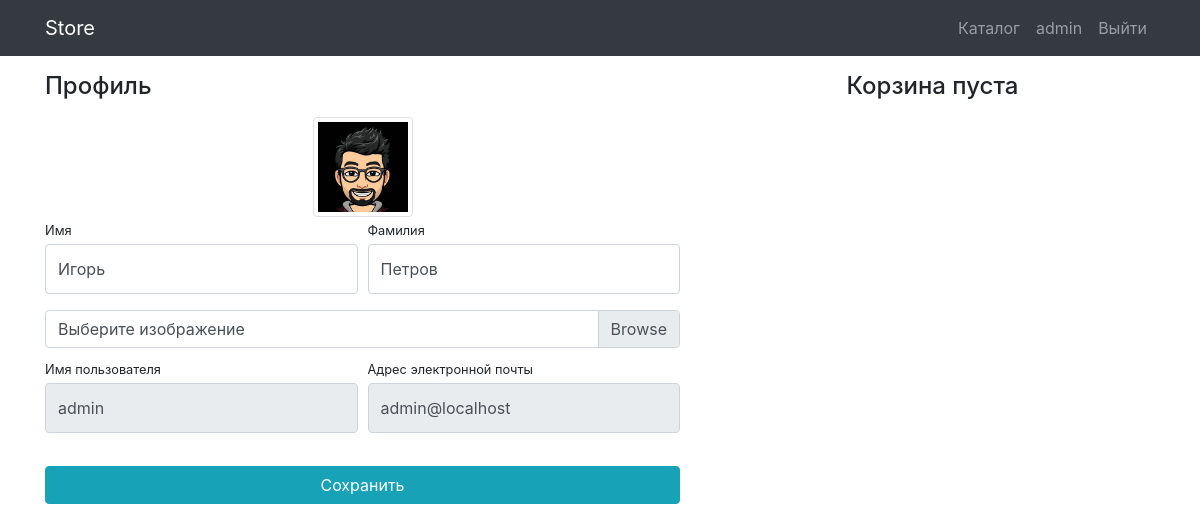
Before: /users/profile/ (signed in) with the older database file.
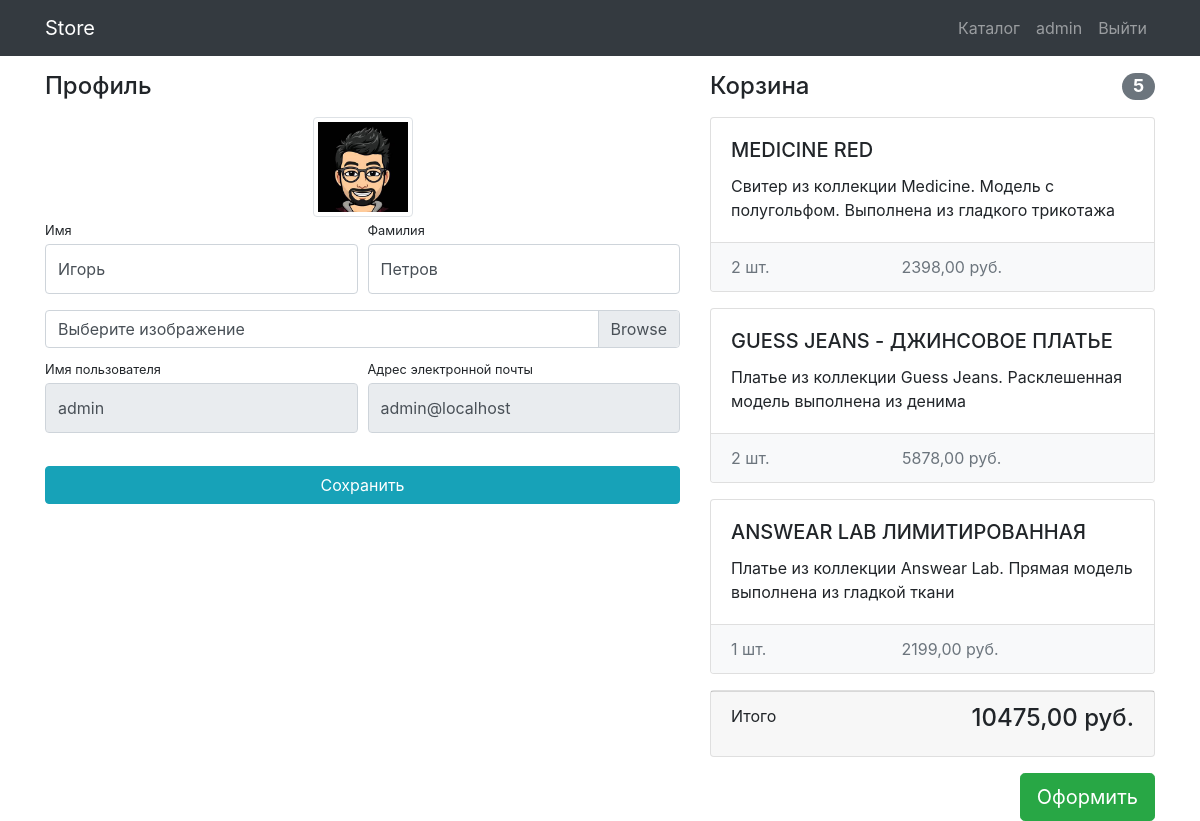
After: the same page with the newer database file.
### users/models.py (models this page shows)
class User(AbstractUser):
    image = models.ImageField(upload_to='users_images', blank=True)
    is_verify_email = models.BooleanField(default=False, verbose_name="Подтверждение электронной почты")

### products/models.py (models this page shows, shortened)
class Basket(models.Model):
    user = models.ForeignKey(User, on_delete=models.CASCADE, verbose_name='Клиент')
    product = models.ForeignKey(Product, on_delete=models.CASCADE, verbose_name='Товар')
    quantity = models.PositiveIntegerField(default=0, verbose_name='Количество товара')
    create_database = models.DateTimeField(auto_now_add=True)
    def sum(self):
        return self.quantity * self.product.price
    class Meta:
        verbose_name = 'товар в корзину'
        verbose_name_plural = 'корзина'

class Product(models.Model):
    name = models.CharField(max_length=256, verbose_name="Название товара")
    image = models.ImageField(upload_to="products_images/", blank=True, verbose_name="Изображение")
    description = models.TextField(blank=True, verbose_name="Описание")
    short_description = models.CharField(max_length=100, blank=True, verbose_name="Краткое описание")
    price = models.DecimalField(max_digits=8, decimal_places=2, default=0, verbose_name="Цена")
    quantity = models.PositiveIntegerField(default=0, verbose_name="Количество")
    category = models.ForeignKey(ProductCategory, on_delete=models.CASCADE, verbose_name="Категория")
    class Meta:
        verbose_name = "товар"
        verbose_name_plural = "товары"

### users/views.py (the view)
# urls.py: path('profile/', views.profile, name='profile'),
@login_required(login_url='/users/login/')
def profile(request):
    user = request.user
    if request.method == "POST":
        form = UserProfileForm(data=request.POST, files=request.FILES, instance=user)
        if form.is_valid():
            form.save()
            return redirect('profile')
    else:
        form = UserProfileForm(instance=user)
    baskets = Basket.objects.filter(user=user)
    total_quantity = sum(basket.quantity for basket in baskets)  # [3, 2]
    total_sum = sum(basket.sum() for basket in baskets)  # [3597.00, 5878.00]
    context = {
        'title': "Store - Профиль",
        'form': form,
        'baskets': Basket.objects.filter(user=user),
        'total_quantity': total_quantity,
        'total_sum': total_sum,
    }
    return render(request, 'users/profile.html', context)

### users/forms.py
class UserProfileForm(UserChangeForm):
    username = forms.CharField(widget=forms.TextInput(attrs={'readonly': True}))
    email = forms.CharField(widget=forms.EmailInput(attrs={'readonly': True}))
    image = forms.ImageField(widget=forms.FileInput(), required=False)
    def __init__(self, *args, **kwargs):
        super().__init__(*args, **kwargs)
        for field in self.fields.values():
            field.widget.attrs['class'] = 'form-control py-4'
        self.fields['image'].widget.attrs['class'] = 'custom-file-input'
    class Meta:
        model = User
        fields = ('first_name', 'last_name', 'image', 'username', 'email')

### users/templates/users/profile.html (shortened to what this page needs)
{% extends 'products/base.html' %}
{% load static %}
{% block css %}
    <link href="{% static 'css/profile.css' %}" rel="stylesheet">
{% endblock %}
{% block content %}
<div class="container">
    <div class="row">
        <div class="col-lg-7">
            <h4 class="mt-3 mb-3">Профиль</h4>
            <div class="col-lg-12 text-center">
                <img width="100" height="100"
                     src="{% if user.image %} {{ user.image.url }} {% else %} {% static 'vendor/img/users/default.jpg' %} {% endif %}"
                     class="img-thumbnail">
            </div>
            <form action="{% url 'profile' %}" method="post" enctype="multipart/form-data">
                <div class="form-row">
                    <div class="col-lg-6">
                        <div class="form-group">
                            <label class="small mb-1" for="{{ form.first_name.id_for_label }}">Имя</label>
                            {{ form.first_name }}
                        </div>
                    </div>
                    <div class="col-lg-6">
                        <div class="form-group">
                            <label class="small mb-1" for="{{ form.last_name.id_for_label }}">Фамилия</label>
                            {{ form.last_name }}
                        </div>
                    </div>
                </div>
                <div class="form-row mb-2">
                    <div class="col-lg-12">
                        <div class="custom-file">
                            <label class="custom-file-label" for="{{ form.image.id_for_label }}">Выберите изображение</label>
                        </div>
                    </div>
                </div>
                <div class="form-row">
                    <div class="col-lg-6">
                        <label class="small mb-1" for="{{ form.username.id_for_label }}">Имя пользователя</label>
                        {{ form.username }}
                    </div>
                    <div class="col-lg-6">
                        <label class="small mb-1" for="{{ form.email.id_for_label }}">Адрес электронной
                            почты</label>
                        {{ form.email }}
                    </div>
                </div>
                <div class="form-row">
                    <div class="col-lg-12" style="margin-top: 33px;">
                        <input class="btn btn-info btn-block" type="submit" value="Сохранить">
                    </div>
                </div>
            </form>
        </div>
        {% include 'products/basket.html' %}
    </div>
</div>
{% endblock %}

### products/templates/products/base.html (shortened to what this page needs)
<!DOCTYPE html>
{% load static %}
<html lang="en">
<head>
    <link href="{% static 'vendor/bootstrap/css/bootstrap.min.css' %}" rel="stylesheet">
    {% block css %}{% endblock %}
</head>
<body>
<nav class="navbar navbar-expand-lg navbar-dark bg-dark fixed-top">
    <div class="container">
        <a class="navbar-brand" href="{% url 'index' %}">Store</a>
        <div class="collapse navbar-collapse" id="navbarResponsive">
            <ul class="navbar-nav ml-auto">
                <li class="nav-item">
                    <a class="nav-link" href="{% url 'products' %}">Каталог  </a>
                </li>
                {% if user.is_authenticated %}
                <li class="nav-item">
                    <a class="nav-link" href="{% url 'profile' %}">{{ user.username }}
                    </a>
                </li>
                <li class="nav-item">
                    <a class="nav-link" href="{% url 'logout' %}">Выйти </a>
                </li>
                {% else %}
                <li class="nav-item">
                    <a class="nav-link" href="{% url 'login' %}">Войти <i class="fas fa-sign-in-alt"></i></a>
                </li>
                {% endif %}
            </ul>
        </div>
    </div>
</nav>
{% block content %}
{% endblock %}
</body>
</html>

### products/templates/products/basket.html (shortened to what this page needs)
{% if baskets %}
<div class="col-lg-5">
    <h4 class="mt-3 mb-3 d-flex justify-content-between align-items-center mb-3">
        Корзина <span class="badge badge-secondary badge-pill">{{ total_quantity }}</span>
    </h4>
    {% for basket in baskets %}
    <div class="card mb-3">
        <div class="card-body">
            <h5 class="card-title">{{ basket.product.name }}</h5>
            <p class="card-text">{{ basket.product.short_description }}</p>
        </div>
        <ul class="list-group list-group-flush">
            <li class="list-group-item d-flex justify-content-between lh-condensed bg-light">
                <span class="text-muted">{{ basket.quantity }} шт.</span>
                <span class="text-muted">{{ basket.sum }} руб.</span>
            </li>
        </ul>
    </div>
    {% endfor %}
    <div class="card mb-3">
        <div class="card-footer">
            <p class="float-left">Итого</p>
            <h4 class="float-right">{{ total_sum }} руб.</h4>
        </div>
    </div>
    <a href="#" class="btn btn-success btn-lg float-right">Оформить</a>
</div>
{% else %}
<div class="col-lg-5">
    <h4 class="mt-3 mb-3 text-center">
        Корзина пуста
    </h4>
</div>
{% endif %}

### products/static/css/profile.css (style rules this page uses)
body { padding-top: 56px; }

Changed rows visible on the page:
added Basket: product.name "MEDICINE RED", product.short_description "Свитер из коллекции Medicine. Модель с полугольфом. Выполнена из гладкого трикотажа", quantity "2", sum "2398,00"
added Basket: product.name "GUESS JEANS - ДЖИНСОВОЕ ПЛАТЬЕ", product.short_description "Платье из коллекции Guess Jeans. Расклешенная модель выполнена из денима", quantity "2", sum "5878,00"
added Basket: product.name "ANSWEAR LAB ЛИМИТИРОВАННАЯ", product.short_description "Платье из коллекции Answear Lab. Прямая модель выполнена из гладкой ткани", quantity "1", sum "2199,00"
Other visible differences:
{{ total_quantity }}: (not shown) → "5"
{{ total_sum }}: (not shown) → "10475,00"
text no longer shown: "Корзина пуста"
text now shown: "Корзина Итого руб. Оформить"
